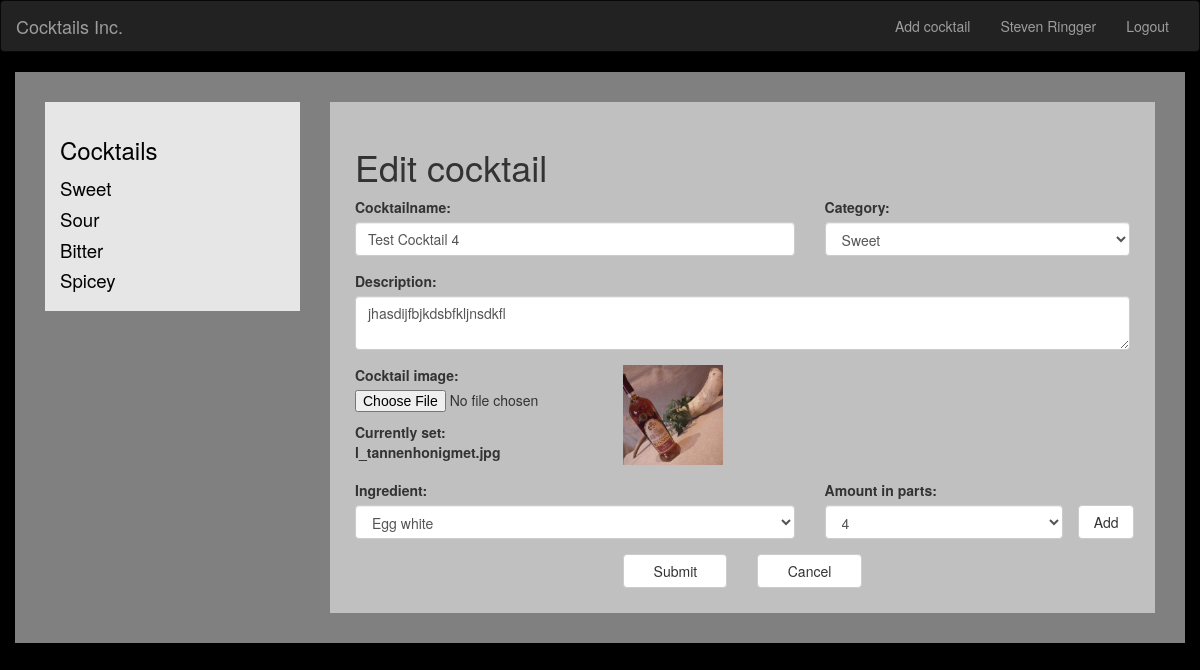
Page /?action=edit&id=3 (signed in) on the committed database.
### tables this page shows
CREATE TABLE `users` (
  `idusers` int(11) NOT NULL,
  `firstname` varchar(45) NOT NULL,
  `lastname` varchar(45) NOT NULL,
  `email` varchar(45) NOT NULL,
  `fk_login_id` int(11) NOT NULL,
  `role` int(11) NOT NULL DEFAULT '2'
);

CREATE TABLE `cocktail_details` (
  `idcoccktail_details` int(11) NOT NULL,
  `c_name` varchar(100) NOT NULL,
  `c_description` mediumtext NOT NULL,
  `c_image` varchar(100) NOT NULL DEFAULT 'placeholder.png',
  `category` int(11) NOT NULL DEFAULT '1'
);

CREATE TABLE `categories` (
  `idcategories` int(11) NOT NULL,
  `category_name` varchar(45) NOT NULL
);

CREATE TABLE `ingredients` (
  `idingredients` int(11) NOT NULL,
  `ingredient` varchar(100) NOT NULL
);

CREATE TABLE `amounts` (
  `idamounts` int(11) NOT NULL,
  `amount` varchar(45) NOT NULL
);

### sites/user_management/session.php (called while the page is built, shortened)
<?php
  $con = new Connection();
  $db = $con->getConnection();
  if (isset($_SESSION['login_id'])) {
    $user_check = $_SESSION['login_id'];
    $ses_sql = mysqli_query($db,"select * from login where idlogin = '$user_check' ");
  }
?>

### sites/user_management/user_info.php (called while the page is built)
<?php
  if (!function_exists('getUserName')) {
    function getUserName($userID){
      $con = new Connection();
      $db = $con->getConnection();
      $sql = mysqli_query($db,"select * from users where fk_login_id = '$userID'");
      $row = mysqli_fetch_array($sql,MYSQLI_ASSOC);
      return $row;
    }
  }
?>

### sites/product_management/product_details.php (called while the page is built, shortened)
<?php
class ProductDetails
{
  private $db;
  public function __construct()
  {
    $this->db = new Connection();
  }
  public function getCocktail($id){
    $con = $this->db->getConnection();
      foreach(mysqli_query($con, 'SELECT * FROM cocktail_details WHERE idcoccktail_details='.$id)as $key){
        $titel = $key['c_name'];
        $description = $key['c_description'];
        $id = $key['idcoccktail_details'];
        $image = $key['c_image'];
        $cat = $key['category'];
        $ingredients = array();
        foreach (mysqli_query($con, 'Select i.ingredient, a.amount from cocktails join ingredients i on fk_ingredient_id=idingredients join amounts a on fk_amounts_id=idamounts where fk_detail_id='.$id.';') as $co) {
          $ingredients[] = array($co['ingredient'],$co['amount']);
        }
        $rating = 0;
        $count = 0;
        foreach (mysqli_query($con, 'SELECT * FROM rating where fk_cocktail='.$id.';') as $co) {
          $rating = $rating + $co['rating'];
          $count++;
        }
        if ($count != 0) {
          $rating = round($rating/$count);
        }else{
          $rating = 0;
        }
        $getcat = mysqli_fetch_assoc(mysqli_query($con, 'SELECT category_name FROM categories where idcategories='.$cat.';'));
      $category = $getcat['category_name'];
        $cocktail = new Cocktail($id, $titel, $description, $image, $ingredients, $category, $rating);
      }
      return $cocktail;
  }
  public function getAmounts(): array{
    $amounts = array();
    $con = $this->db->getConnection();
      foreach(mysqli_query($con, 'SELECT * FROM amounts')as $key){ $amounts[$key['idamounts']] = $key['amount']; }
      return $amounts;
  }
  public function getCategories(): array{
    $category = array();
    $con = $this->db->getConnection();
      foreach(mysqli_query($con, 'SELECT * FROM categories')as $key){ $category[$key['idcategories']] = $key['category_name']; }
      return $category;
  }
}
?>

### sites/product_management/cocktail.php (called while the page is built, shortened)
<?php
class Cocktail
{
    private $title;
    private $description;
    private $image;
    private $ingredients;
    private $cat;
    public function __construct($id, $title, $description, $image, $ingredients, $cat, $rating)
    {
        $this->title = $title;
        $this->description = $description;
        $this->image = $image;
        $this->ingredients = $ingredients;
        $this->cat = $cat;
    }
    public function getTitle(){return $this->title;}
    public function getdescription(){return $this->description;}
    public function getimage(){return $this->image;}
    public function getingredients(){return $this->ingredients;}
    public function getCat(){return $this->cat;}
}
?>

### sites/product_management/editCocktail.php (the view, shortened to what this page needs)
<?php
  $products = new ProductDetails();
  $ingredients = $products->getIngredients();
  $amounts = $products->getAmounts();
  $categories = $products->getCategories();
  $cocktail = $products->getCocktail($_GET['id']);
?>
<div class="add_cocktail">
<h1>Edit cocktail</h1>
<form method="post" action="/cocktail/sites/product_management/validate.php" onsubmit="return validateForm()" name="addCocktail" enctype="multipart/form-data">
  <div class="row">
    <div class="form-group col-sm-7">
      <label for="title">Cocktailname: </label>
      <input type="text" class="form-control" name="title" id="title" value="<?php echo $cocktail->getTitle(); ?>" required>
    </div>
    <div class="form-group col-sm-5">
      <label for="cat">Category: </label>
      <select class="form-control" name="cat" id="cat" required>
        <?php foreach ($categories as $cat => $value):
        if ($cat == $cocktail->getCat()) { ?>
          <option value="<?php echo $cat; ?>" selected><?php echo $value; ?></option>
        <?php }else{ ?>
          <option value="<?php echo $cat; ?>"><?php echo $value; ?></option>
        <?php }
         endforeach ?>
      </select>
    </div>
  </div>
  <div class="row">
    <div class="form-group col-sm-12">
      <label for="desc">Description:</label>
      <textarea class="form-control" name="desc" id="desc" ><?php echo $cocktail->getdescription(); ?></textarea>
    </div>
  </div>
  <div class="row">
    <div class="form-group col-sm-12">
      <div class="row">
        <div class="col-sm-4">
          <label for="img">Cocktail image:</label>
          <input type="file" name="fileToUpload" id="fileToUpload" onchange="document.getElementById('cocktail_pic').src=window.URL.createObjectURL(this.files[0])">
          <div class="currentPic">Currently set: <?php echo $cocktail->getimage(); ?></div>
        </div>
        <div class="col-sm-4">
          <div class="preview">
            <img src="/cocktail/img/<?php echo $cocktail->getimage(); ?>" id="cocktail_pic">
          </div>
        </div>
      </div>
    </div>
  </div>
  <div class="row">
    <label for="ing" class="col-sm-7">Ingredient: </label>
    <label for="am" class="col-sm-4">Amount in parts: </label>
  </div>
  <div class="row">
    <div class="form-group col-sm-12">
      <div class="container1">
      <?php
      $i = 0;
      foreach ($cocktail->getingredients() as $ingredient) { ?>
        <div class="row">
          <div class="col-sm-7">
            <select class="form-control" name="ing[]" id="ing" required>
              <?php foreach ($ingredients as $ing => $value):
                if($value == $ingredient[0]){ ?>
                  <option value="<?php echo $ing; ?>" selected><?php echo $value; ?></option>
                <?php }else{ ?>
                  <option value="<?php echo $ing; ?>"><?php echo $value; ?></option>
              <?php  }
               endforeach ?>
            </select>
          </div>
          <div class="col-sm-4">
            <select class="form-control" name="am[]" id="am" required>
              <?php foreach ($amounts as $am => $value):
                if($value == $ingredient[1]){ ?>
                <option value="<?php echo $am; ?>" selected><?php echo $value; ?></option>
              <?php }else{ ?>
                <option value="<?php echo $am; ?>"><?php echo $value; ?></option>
              <?php }
               endforeach ?>
            </select>
          </div>
          <?php
          if ($i==0) {
            echo '<button class="add_form_field col-sm-1 btn btn-default">Add</button>';
          }else{
            echo '<a href="#" class="delete_ing col-sm-1 btn btn-default">Delete</a>';
          }
          ?>
        </div>
        <?php
        $i++;
         } ?>
      </div>
    </div>
    </div>
  <div class="row">
       <div class="col-sm-4"></div>
       <div class="col-sm-2"><button type="submit" value="submit" class="btn btn-default submit">Submit</button></div>
       <div class="col-sm-2"><a href="index.php" class="btn btn-default submit">Cancel</a></div>
       <div class="col-sm-4"></div>
  </div>
</form>
</div>

### nav/main_nav.php (shortened to what this page needs)
<?php
  include $_SERVER['DOCUMENT_ROOT'].'/cocktail/sites/user_management/session.php';
  require_once $_SERVER['DOCUMENT_ROOT'].'/cocktail/sites/user_management/user_info.php';
  if (isset($_SESSION['login_id'])) {
    $user = getUserName($_SESSION['login_id']);
  }
 ?>
<nav class="navbar navbar-inverse">
  <div class="container-fluid">
    <div class="navbar-header">
      <a class="navbar-brand" href="/cocktail/index.php">Cocktails Inc.</a>
    </div>
    <div class="collapse navbar-collapse" id="myNavbar">
      <ul class="nav navbar-nav navbar-right">
        <?php
          if(!isset($_SESSION['login_id'])){
            echo '<li><a href="?action=signup"><span class="glyphicon glyphicon-user"></span> Sign Up</a></li>
            <li><a href="?action=login"><span class="glyphicon glyphicon-log-in"></span> Login</a></li>';
          }else{
            if ($user['role']==1) {
              echo '<li><a href="/cocktail/index.php?action=add">Add cocktail</a></li>';
            }
            echo '<li><a href="?action=user">'.$user['firstname'] . ' ' .$user['lastname'].'</a></li>';
            echo '<li><a href="/cocktail/sites/user_management/logout.php">Logout</a></li>';
          }
         ?>
      </ul>
    </div>
  </div>
</nav>

### css/styles.css (style rules this page uses)
body { background-color: black; }
a, a:hover { color: black; text-decoration: none; }
.add_cocktail { padding: 25px; }
.add_form_field, .delete_ing { width: 7%; }
textarea { resize: vertical; }
.preview img { width: 100px; height: 100px; object-fit: cover; overflow: hidden; }
.currentPic { margin-top: 10px; font-weight: bold; }
.submit { width: 100% }

### rows in the picture
users: firstname "Steven", lastname "Ringger"
cocktail_details: title "Test Cocktail 4", desc "jhasdijfbjkdsbfkljnsdkfl", c_image "l_tannenhonigmet.jpg", c_image (picture)
categories: cat "Sweet"
ingredients: ingredient "Egg white", amount "4"

### other values in the picture
$value "Sweet"
$value "Sour"
$value "Bitter"
$value "Spicey"
